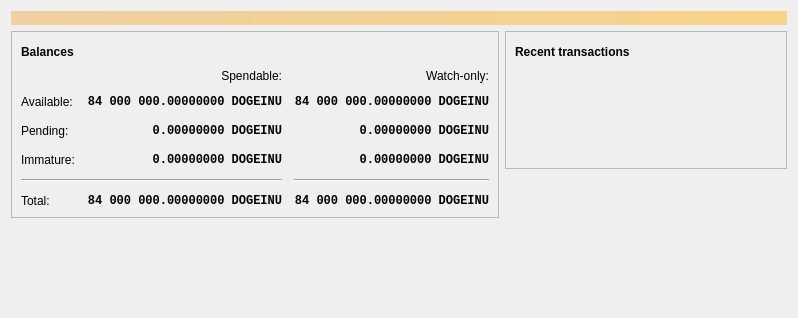
<?xml version="1.0" encoding="UTF-8"?>
<ui version="4.0">
 <class>OverviewPage</class>
 <widget class="QWidget" name="OverviewPage">
  <property name="geometry">
   <rect>
    <x>0</x>
    <y>0</y>
    <width>798</width>
    <height>318</height>
   </rect>
  </property>
  <property name="windowTitle">
   <string>Form</string>
  </property>
  <layout class="QVBoxLayout" name="topLayout">
   <item>
    <widget class="QLabel" name="labelAlerts">
     <property name="visible">
      <bool>false</bool>
     </property>
     <property name="styleSheet">
      <string notr="true">QLabel { background-color: qlineargradient(x1: 0, y1: 0, x2: 1, y2: 0, stop:0 #F0D0A0, stop:1 #F8D488); color:#000000; }</string>
     </property>
     <property name="wordWrap">
      <bool>true</bool>
     </property>
     <property name="margin">
      <number>3</number>
     </property>
     <property name="textInteractionFlags">
      <set>Qt::TextSelectableByMouse</set>
     </property>
    </widget>
   </item>
   <item>
    <layout class="QHBoxLayout" name="horizontalLayout" stretch="1,1">
     <item>
      <layout class="QVBoxLayout" name="verticalLayout_2">
       <item>
        <widget class="QFrame" name="frame">
         <property name="frameShape">
          <enum>QFrame::StyledPanel</enum>
         </property>
         <property name="frameShadow">
          <enum>QFrame::Raised</enum>
         </property>
         <layout class="QVBoxLayout" name="verticalLayout_4">
          <item>
           <layout class="QHBoxLayout" name="horizontalLayout_4">
            <item>
             <widget class="QLabel" name="label_5">
              <property name="font">
               <font>
                <weight>75</weight>
                <bold>true</bold>
               </font>
              </property>
              <property name="text">
               <string>Balances</string>
              </property>
             </widget>
            </item>
            <item>
             <widget class="QPushButton" name="labelWalletStatus">
              <property name="enabled">
               <bool>true</bool>
              </property>
              <property name="maximumSize">
               <size>
                <width>30</width>
                <height>16777215</height>
               </size>
              </property>
              <property name="toolTip">
               <string>The displayed information may be out of date. Your wallet automatically synchronizes with the Dogecoin inu network after a connection is established, but this process has not completed yet.</string>
              </property>
              <property name="text">
               <string/>
              </property>
              <property name="icon">
               <iconset resource="../bitcoin.qrc">
                <normaloff>:/icons/warning</normaloff>
                <disabledoff>:/icons/warning</disabledoff>:/icons/warning</iconset>
              </property>
              <property name="iconSize">
               <size>
                <width>24</width>
                <height>24</height>
               </size>
              </property>
              <property name="flat">
               <bool>true</bool>
              </property>
             </widget>
            </item>
            <item>
             <spacer name="horizontalSpacer_3">
              <property name="orientation">
               <enum>Qt::Horizontal</enum>
              </property>
              <property name="sizeHint" stdset="0">
               <size>
                <width>40</width>
                <height>20</height>
               </size>
              </property>
             </spacer>
            </item>
           </layout>
          </item>
          <item>
           <layout class="QGridLayout" name="gridLayout">
            <property name="spacing">
             <number>12</number>
            </property>
            <item row="2" column="2">
             <widget class="QLabel" name="labelWatchPending">
              <property name="font">
               <font>
                <family>Monospace</family>
                <weight>75</weight>
                <bold>true</bold>
               </font>
              </property>
              <property name="cursor">
               <cursorShape>IBeamCursor</cursorShape>
              </property>
              <property name="toolTip">
               <string>Unconfirmed transactions to watch-only addresses</string>
              </property>
              <property name="text">
               <string notr="true">0.00000000 DOGEINU</string>
              </property>
              <property name="alignment">
               <set>Qt::AlignRight|Qt::AlignTrailing|Qt::AlignVCenter</set>
              </property>
              <property name="textInteractionFlags">
               <set>Qt::LinksAccessibleByMouse|Qt::TextSelectableByKeyboard|Qt::TextSelectableByMouse</set>
              </property>
             </widget>
            </item>
            <item row="2" column="1">
             <widget class="QLabel" name="labelUnconfirmed">
              <property name="font">
               <font>
                <family>Monospace</family>
                <weight>75</weight>
                <bold>true</bold>
               </font>
              </property>
              <property name="cursor">
               <cursorShape>IBeamCursor</cursorShape>
              </property>
              <property name="toolTip">
               <string>Total of transactions that have yet to be confirmed, and do not yet count toward the spendable balance</string>
              </property>
              <property name="text">
               <string notr="true">0.00000000 DOGEINU</string>
              </property>
              <property name="alignment">
               <set>Qt::AlignRight|Qt::AlignTrailing|Qt::AlignVCenter</set>
              </property>
              <property name="textInteractionFlags">
               <set>Qt::LinksAccessibleByMouse|Qt::TextSelectableByKeyboard|Qt::TextSelectableByMouse</set>
              </property>
             </widget>
            </item>
            <item row="3" column="2">
             <widget class="QLabel" name="labelWatchImmature">
              <property name="font">
               <font>
                <family>Monospace</family>
                <weight>75</weight>
                <bold>true</bold>
               </font>
              </property>
              <property name="cursor">
               <cursorShape>IBeamCursor</cursorShape>
              </property>
              <property name="toolTip">
               <string>Mined balance in watch-only addresses that has not yet matured</string>
              </property>
              <property name="text">
               <string notr="true">0.00000000 DOGEINU</string>
              </property>
              <property name="alignment">
               <set>Qt::AlignRight|Qt::AlignTrailing|Qt::AlignVCenter</set>
              </property>
              <property name="textInteractionFlags">
               <set>Qt::LinksAccessibleByMouse|Qt::TextSelectableByKeyboard|Qt::TextSelectableByMouse</set>
              </property>
             </widget>
            </item>
            <item row="4" column="0" colspan="2">
             <widget class="Line" name="line">
              <property name="orientation">
               <enum>Qt::Horizontal</enum>
              </property>
             </widget>
            </item>
            <item row="4" column="2">
             <widget class="Line" name="lineWatchBalance">
              <property name="sizePolicy">
               <sizepolicy hsizetype="Preferred" vsizetype="Fixed">
                <horstretch>0</horstretch>
                <verstretch>0</verstretch>
               </sizepolicy>
              </property>
              <property name="minimumSize">
               <size>
                <width>140</width>
                <height>0</height>
               </size>
              </property>
              <property name="orientation">
               <enum>Qt::Horizontal</enum>
              </property>
             </widget>
            </item>
            <item row="5" column="0">
             <widget class="QLabel" name="labelTotalText">
              <property name="text">
               <string>Total:</string>
              </property>
             </widget>
            </item>
            <item row="3" column="1">
             <widget class="QLabel" name="labelImmature">
              <property name="font">
               <font>
                <family>Monospace</family>
                <weight>75</weight>
                <bold>true</bold>
               </font>
              </property>
              <property name="cursor">
               <cursorShape>IBeamCursor</cursorShape>
              </property>
              <property name="toolTip">
               <string>Mined balance that has not yet matured</string>
              </property>
              <property name="text">
               <string notr="true">0.00000000 DOGEINU</string>
              </property>
              <property name="alignment">
               <set>Qt::AlignRight|Qt::AlignTrailing|Qt::AlignVCenter</set>
              </property>
              <property name="textInteractionFlags">
               <set>Qt::LinksAccessibleByMouse|Qt::TextSelectableByKeyboard|Qt::TextSelectableByMouse</set>
              </property>
             </widget>
            </item>
            <item row="2" column="3">
             <spacer name="horizontalSpacer_2">
              <property name="orientation">
               <enum>Qt::Horizontal</enum>
              </property>
              <property name="sizeHint" stdset="0">
               <size>
                <width>40</width>
                <height>20</height>
               </size>
              </property>
             </spacer>
            </item>
            <item row="3" column="0">
             <widget class="QLabel" name="labelImmatureText">
              <property name="text">
               <string>Immature:</string>
              </property>
             </widget>
            </item>
            <item row="5" column="1">
             <widget class="QLabel" name="labelTotal">
              <property name="font">
               <font>
                <family>Monospace</family>
                <weight>75</weight>
                <bold>true</bold>
               </font>
              </property>
              <property name="cursor">
               <cursorShape>IBeamCursor</cursorShape>
              </property>
              <property name="toolTip">
               <string>Your current total balance</string>
              </property>
              <property name="text">
               <string notr="true">84 000 000.00000000 DOGEINU</string>
              </property>
              <property name="alignment">
               <set>Qt::AlignRight|Qt::AlignTrailing|Qt::AlignVCenter</set>
              </property>
              <property name="textInteractionFlags">
               <set>Qt::LinksAccessibleByMouse|Qt::TextSelectableByKeyboard|Qt::TextSelectableByMouse</set>
              </property>
             </widget>
            </item>
            <item row="5" column="2">
             <widget class="QLabel" name="labelWatchTotal">
              <property name="font">
               <font>
                <family>Monospace</family>
                <weight>75</weight>
                <bold>true</bold>
               </font>
              </property>
              <property name="cursor">
               <cursorShape>IBeamCursor</cursorShape>
              </property>
              <property name="toolTip">
               <string>Current total balance in watch-only addresses</string>
              </property>
              <property name="text">
               <string notr="true">84 000 000.00000000 DOGEINU</string>
              </property>
              <property name="alignment">
               <set>Qt::AlignRight|Qt::AlignTrailing|Qt::AlignVCenter</set>
              </property>
              <property name="textInteractionFlags">
               <set>Qt::LinksAccessibleByMouse|Qt::TextSelectableByKeyboard|Qt::TextSelectableByMouse</set>
              </property>
             </widget>
            </item>
            <item row="0" column="2">
             <widget class="QLabel" name="labelWatchonly">
              <property name="text">
               <string>Watch-only:</string>
              </property>
              <property name="alignment">
               <set>Qt::AlignRight|Qt::AlignTrailing|Qt::AlignVCenter</set>
              </property>
             </widget>
            </item>
            <item row="1" column="0">
             <widget class="QLabel" name="labelBalanceText">
              <property name="text">
               <string>Available:</string>
              </property>
             </widget>
            </item>
            <item row="1" column="1">
             <widget class="QLabel" name="labelBalance">
              <property name="font">
               <font>
                <family>Monospace</family>
                <weight>75</weight>
                <bold>true</bold>
               </font>
              </property>
              <property name="cursor">
               <cursorShape>IBeamCursor</cursorShape>
              </property>
              <property name="toolTip">
               <string>Your current spendable balance</string>
              </property>
              <property name="text">
               <string notr="true">84 000 000.00000000 DOGEINU</string>
              </property>
              <property name="alignment">
               <set>Qt::AlignRight|Qt::AlignTrailing|Qt::AlignVCenter</set>
              </property>
              <property name="textInteractionFlags">
               <set>Qt::LinksAccessibleByMouse|Qt::TextSelectableByKeyboard|Qt::TextSelectableByMouse</set>
              </property>
             </widget>
            </item>
            <item row="1" column="2">
             <widget class="QLabel" name="labelWatchAvailable">
              <property name="font">
               <font>
                <family>Monospace</family>
                <weight>75</weight>
                <bold>true</bold>
               </font>
              </property>
              <property name="cursor">
               <cursorShape>IBeamCursor</cursorShape>
              </property>
              <property name="toolTip">
               <string>Your current balance in watch-only addresses</string>
              </property>
              <property name="text">
               <string notr="true">84 000 000.00000000 DOGEINU</string>
              </property>
              <property name="alignment">
               <set>Qt::AlignRight|Qt::AlignTrailing|Qt::AlignVCenter</set>
              </property>
              <property name="textInteractionFlags">
               <set>Qt::LinksAccessibleByMouse|Qt::TextSelectableByKeyboard|Qt::TextSelectableByMouse</set>
              </property>
             </widget>
            </item>
            <item row="2" column="0">
             <widget class="QLabel" name="labelPendingText">
              <property name="text">
               <string>Pending:</string>
              </property>
             </widget>
            </item>
            <item row="0" column="1">
             <widget class="QLabel" name="labelSpendable">
              <property name="text">
               <string>Spendable:</string>
              </property>
              <property name="alignment">
               <set>Qt::AlignRight|Qt::AlignTrailing|Qt::AlignVCenter</set>
              </property>
             </widget>
            </item>
           </layout>
          </item>
         </layout>
        </widget>
       </item>
       <item>
        <spacer name="verticalSpacer">
         <property name="orientation">
          <enum>Qt::Vertical</enum>
         </property>
         <property name="sizeHint" stdset="0">
          <size>
           <width>20</width>
           <height>40</height>
          </size>
         </property>
        </spacer>
       </item>
      </layout>
     </item>
     <item>
      <layout class="QVBoxLayout" name="verticalLayout_3">
       <item>
        <widget class="QFrame" name="frame_2">
         <property name="frameShape">
          <enum>QFrame::StyledPanel</enum>
         </property>
         <property name="frameShadow">
          <enum>QFrame::Raised</enum>
         </property>
         <layout class="QVBoxLayout" name="verticalLayout">
          <item>
           <layout class="QHBoxLayout" name="horizontalLayout_2">
            <item>
             <widget class="QLabel" name="label_4">
              <property name="font">
               <font>
                <weight>75</weight>
                <bold>true</bold>
               </font>
              </property>
              <property name="text">
               <string>Recent transactions</string>
              </property>
             </widget>
            </item>
            <item>
             <widget class="QPushButton" name="labelTransactionsStatus">
              <property name="enabled">
               <bool>true</bool>
              </property>
              <property name="maximumSize">
               <size>
                <width>30</width>
                <height>16777215</height>
               </size>
              </property>
              <property name="toolTip">
               <string>The displayed information may be out of date. Your wallet automatically synchronizes with the Dogecoin inu network after a connection is established, but this process has not completed yet.</string>
              </property>
              <property name="text">
               <string/>
              </property>
              <property name="icon">
               <iconset resource="../bitcoin.qrc">
                <normaloff>:/icons/warning</normaloff>
                <disabledoff>:/icons/warning</disabledoff>:/icons/warning</iconset>
              </property>
              <property name="iconSize">
               <size>
                <width>24</width>
                <height>24</height>
               </size>
              </property>
              <property name="flat">
               <bool>true</bool>
              </property>
             </widget>
            </item>
            <item>
             <spacer name="horizontalSpacer">
              <property name="orientation">
               <enum>Qt::Horizontal</enum>
              </property>
              <property name="sizeHint" stdset="0">
               <size>
                <width>40</width>
                <height>20</height>
               </size>
              </property>
             </spacer>
            </item>
           </layout>
          </item>
          <item>
           <widget class="TransactionOverviewWidget" name="listTransactions">
            <property name="styleSheet">
             <string notr="true">QListView { background: transparent; }</string>
            </property>
            <property name="frameShape">
             <enum>QFrame::NoFrame</enum>
            </property>
            <property name="verticalScrollBarPolicy">
             <enum>Qt::ScrollBarAlwaysOff</enum>
            </property>
            <property name="horizontalScrollBarPolicy">
             <enum>Qt::ScrollBarAlwaysOff</enum>
            </property>
            <property name="sizeAdjustPolicy">
             <enum>QAbstractScrollArea::AdjustToContents</enum>
            </property>
            <property name="selectionMode">
             <enum>QAbstractItemView::NoSelection</enum>
            </property>
            <property name="uniformItemSizes">
             <bool>true</bool>
            </property>
           </widget>
          </item>
         </layout>
        </widget>
       </item>
       <item>
        <spacer name="verticalSpacer_2">
         <property name="orientation">
          <enum>Qt::Vertical</enum>
         </property>
         <property name="sizeHint" stdset="0">
          <size>
           <width>20</width>
           <height>40</height>
          </size>
         </property>
        </spacer>
       </item>
      </layout>
     </item>
    </layout>
   </item>
  </layout>
 </widget>
 <customwidgets>
  <customwidget>
   <class>TransactionOverviewWidget</class>
   <extends>QListView</extends>
   <header>qt/transactionoverviewwidget.h</header>
  </customwidget>
 </customwidgets>
 <resources/>
 <connections/>
</ui>
